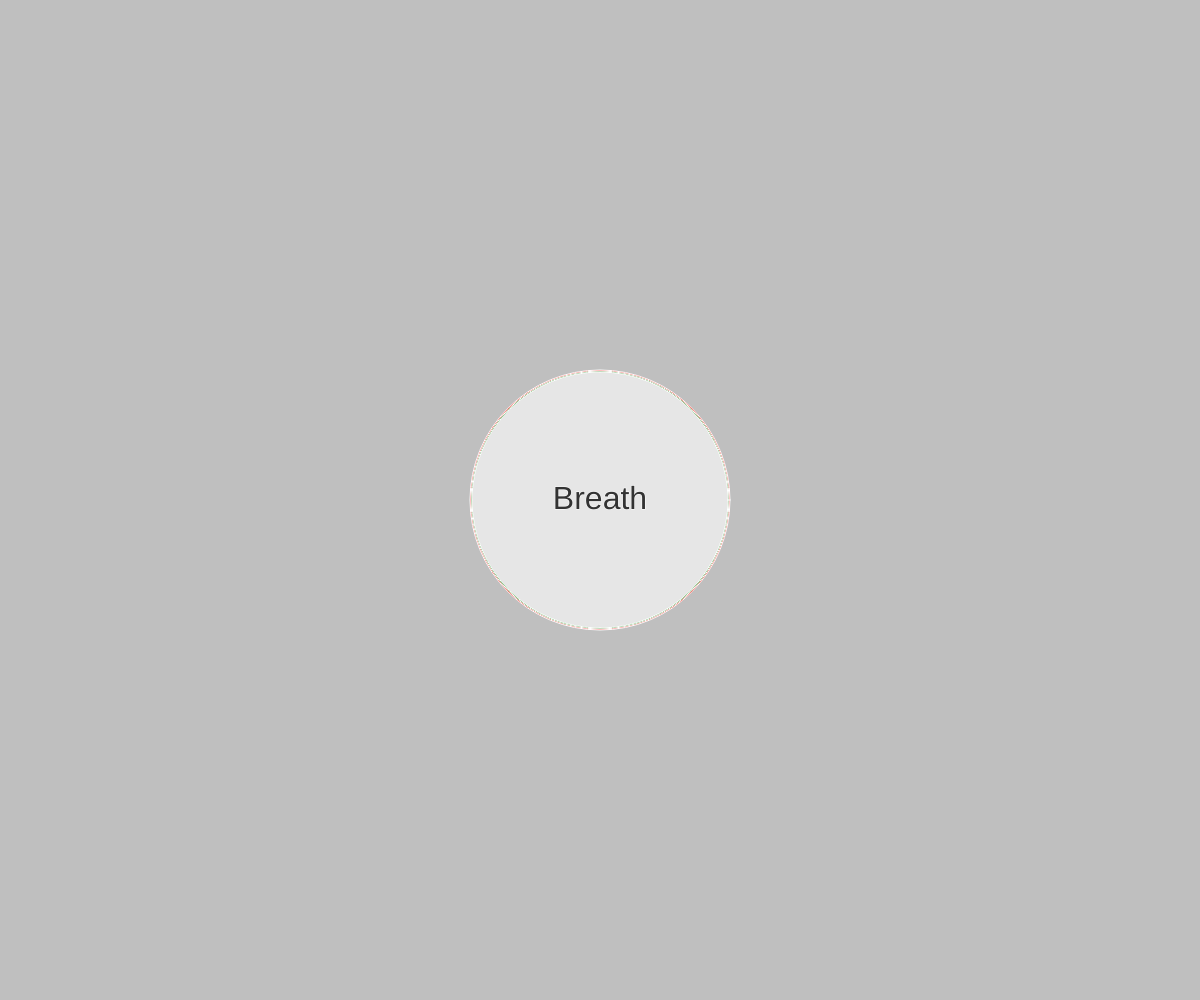
Frame 1 (no input)
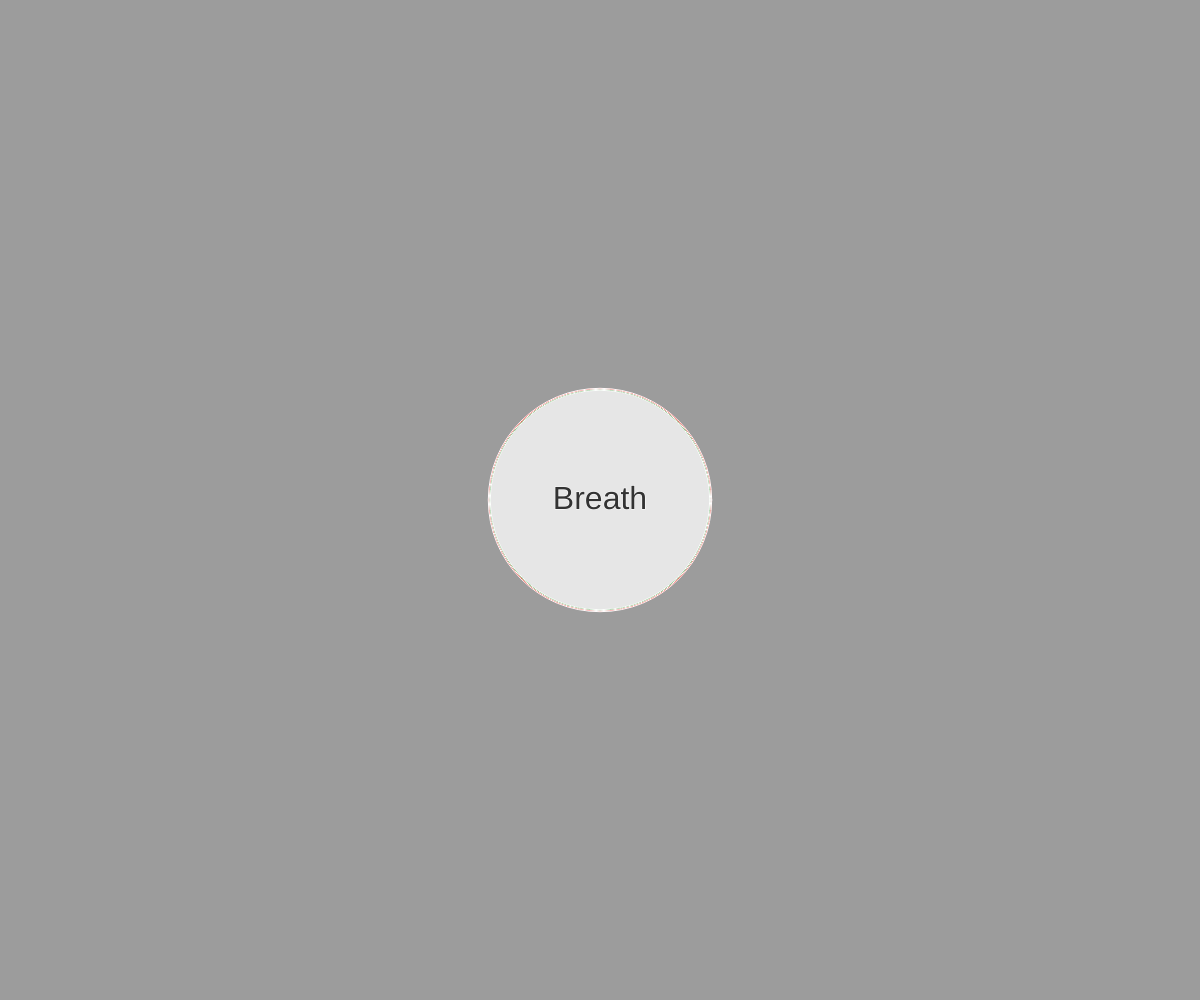
Frame 60 (no input)
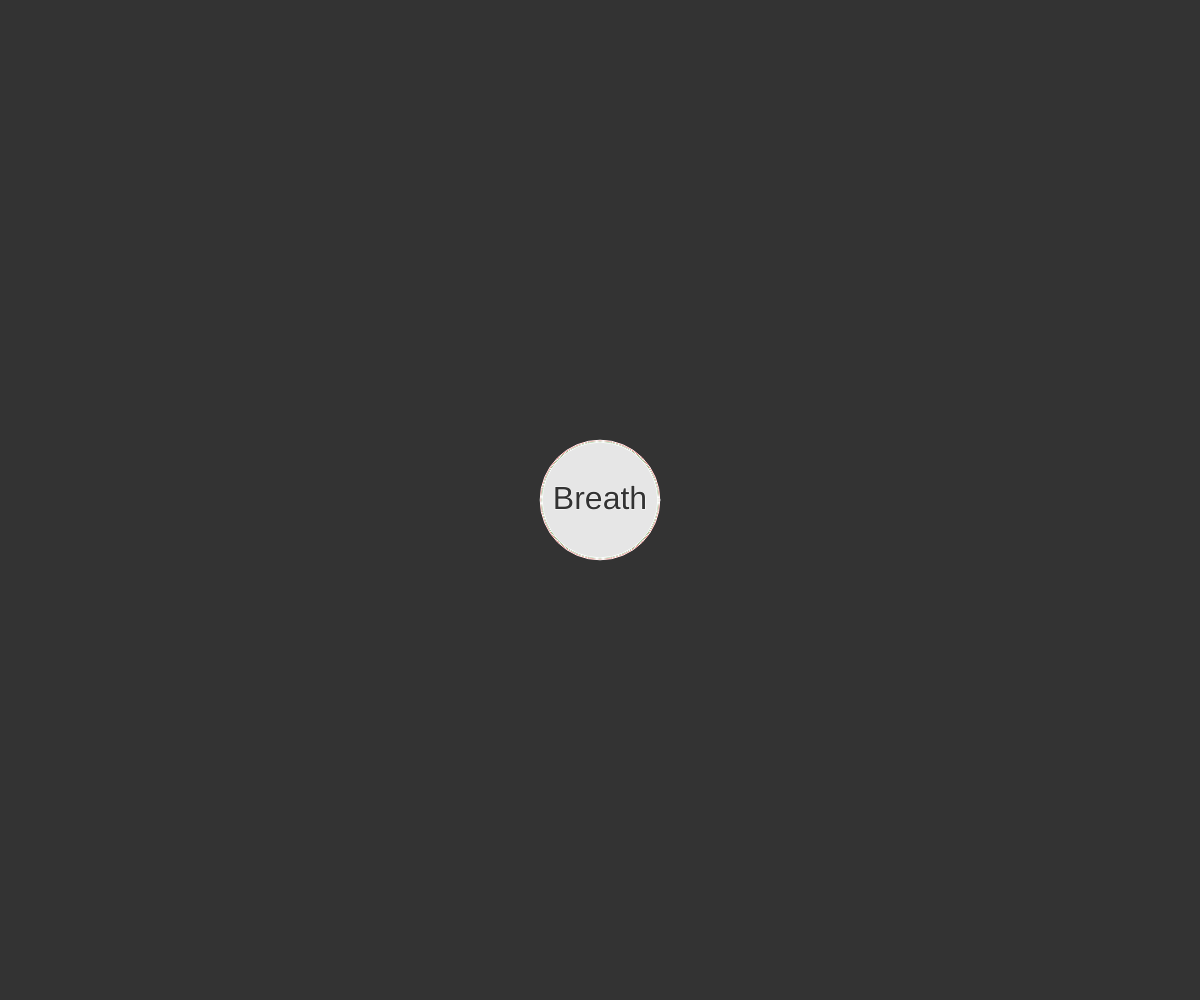
Frame 120 (the mouse pressed at the canvas centre since frame 60)

The p5.js sketch that drew these frames (run headless with seeded random() and noise() and a simulated clock; from frame 60 on, the mouse is pressed at the canvas centre):

// p5.js sketch
// ── sketch.js
let framerate = 35;
let breath = 'Breath';
let minRadius = 120;
let maxRadius = minRadius + 140;
let radius;
let increment = -1;
let font,
  fontsize = 40;
let  gravity = 0.02;  
let speed = 0;   // speed of square

function windowResized() {
  resizeCanvas(windowWidth, windowHeight);
    textFont('Helvetica');
  textSize(32);
  textAlign(CENTER, CENTER);
}

function setup() {
  // createCanvas(displayWidth, displayHeight);
	createCanvas(windowWidth, windowHeight);

  radius = maxRadius;
  stroke(255); // Set line drawing color to white

  frameRate(framerate);

  textFont('Helvetica');
  textSize(32);
  textAlign(CENTER, CENTER);

}



function draw() {
  let bgColor = 51   + radius - minRadius;
  background(bgColor);
  
  let textColor = color(bgColor);
  
  if (radius <= minRadius) {
    speed = 0;
    increment = 1;
  }

  if (radius >= maxRadius) {
    speed = 0;
    increment = -1;
  }
  
  
//    y = y + speed;
  speed = speed + gravity;

  radius = radius + (increment * speed);
      // fill(100);
  let c = color('red');
  fill(c);

  ellipse(windowWidth/2, windowHeight/2, radius, radius);
   c = color('green');
    fill(c);

  ellipse(windowWidth/2, windowHeight/2, radius-2, radius-2);
  
    fill(230);

  ellipse(windowWidth/2, windowHeight/2, radius -4, radius -4);

  fill(51); 

  
  text(breath, windowWidth/2, windowHeight/2);

}

// ── style.css
html,
body {
  margin: 0;
  padding: 0;
}

body {
  font-family: 'Computer Modern', serif;
  color: #fbeed7;
}

h1 {
  font-size: 100pt;
}

canvas {
  position: absolute;
  top: 0;
  left: 0;
  width: 100%;
  height: 100%;
  z-index: -3 !important;
}
